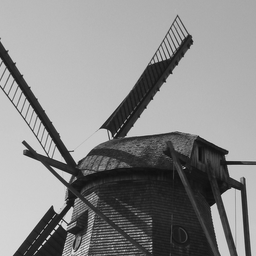
#> input picture picresources/windmill.png, 256 x 256 px
$ python simple_conv.py   (older library calls are emulated)
#> lines starting #> are read from the running program, lines starting #| are printed output that depends on the picture
import numpy as np
# from scipy.misc import imread
from imageio import imread
import matplotlib.pyplot as plt
import time


def imkernel(tau, s1, s2):
    w = lambda i, j: np.exp(-(i ** 2 + j ** 2) / (2 * tau ** 2))
    # normalization
    i, j = np.mgrid[-s1:s1 + 1, -s2:s2 + 1]
    Z = np.sum(w(i, j))
    print(w(i, j) / Z)
    nu = lambda i, j: w(i, j) / Z * (np.absolute(i) <= s1 & np.absolute(j) <= s2)
    return nu


def imshift(x, k, l):
    # periodical boundry
    [n1, n2] = np.shape(x)
    # print(np.shape(x))
    irange = np.remainder(np.arange(n1) + k, n1)
    ipos = np.where(irange == 0)[0][0]  # vertical direction

    jrange = np.remainder(np.arange(n2) + l, n2)
    jpos = np.where(jrange == 0)[0][0]  # Horizontal direction

    temp_shifted = np.zeros([n1, n2])
    xshifted = np.zeros([n1, n2])

    if ipos != 0:
        temp_shifted[ipos:n1, :] = x[0:k, :]
        temp_shifted[0:ipos, :] = x[k:n1, :]
    else:
        temp_shifted = x
    if jpos != 0:
        xshifted[:, jpos:n2] = temp_shifted[:, 0:l]
        xshifted[:, 0:jpos] = temp_shifted[:, l:n2]
    else:
        xshifted = temp_shifted
    return xshifted


# Create imconvolve_naive function
def imconvolve_naive(x, nu, s1, s2):
    n1, n2 = np.shape(x)
    xconv = np.zeros((n1, n2))
    for i in range(s1, n1 - s1):
        for j in range(s2, n2 - s2):
            for k in range(-s1, s1 + 1):
                for l in range(-s2, s2 + 1):
                    xconv[i, j] = xconv[i, j] + nu(k, l) * x[i - k, j - l]
    return xconv


# Create imconvolve_spatial function
def imconvolve_spatial(x, nu, s1, s2):
    n1, n2 = np.shape(x)
    xconv = np.zeros((n1, n2))

    for k in range(-s1, s1 + 1):
        for l in range(-s2, s2 + 1):
            xshift = imshift(x, -k, -l)
            xconv = xconv + nu(k, l) * xshift
    return xconv


# Sample call and Plotting code
tau = 1
s1 = 2
s2 = 2
wind = imread('./picresources/windmill.png').astype(float)
#> wind: shape (256, 256) float64; min 11, max 244, mean 137
lake = imread('./picresources/lake.png').astype(float)
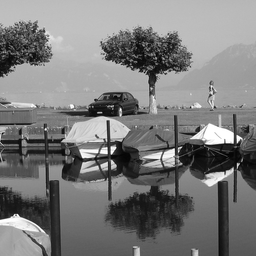
#> input picture picresources/lake.png, 256 x 256 px
#> lake: shape (256, 256) float64; min 0, max 255, mean 123.1

# plt.subplot(2,2,1)
plt.imshow(wind.astype(np.uint8), cmap='gray')
plt.show()

nu = imkernel(tau, s1, s1);
print(nu(-1, -1))

t = time.time()
xconv = imconvolve_naive(wind, nu, s1, s2)
#> after the loop in imconvolve_naive, `for i in range(s1, n1 - s1):`:
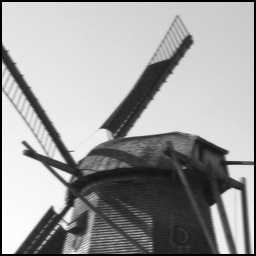
#> xconv: shape (256, 256) float64; min 0, max 99.4, mean 61.8; drawn with min black and max white
# plt.subplot(2,2,2)
plt.imshow(xconv.astype(np.uint8), cmap='gray')
elapsed = time.time() - t
print(elapsed)
plt.show()
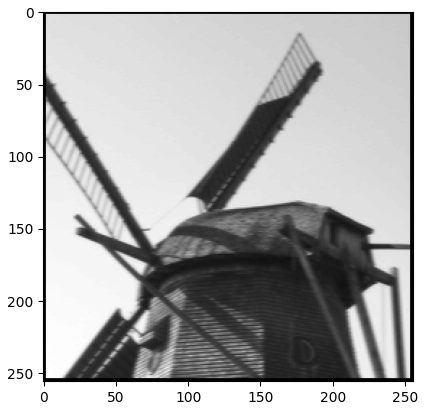
#> figure drawn by matplotlib, 1 panel

t = time.time()
xconv2 = imconvolve_spatial(wind, nu, s1, s2)
#> the loop in imconvolve_spatial, `for k in range(-s1, s1 + 1):` made 5 passes
#> pass 1, in imshift (call 3), `xshifted = temp_shifted`:
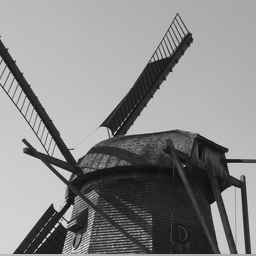
#> xshifted: shape (256, 256) float64; min 11, max 244, mean 137
#> pass 2, in imshift (call 8), `xshifted = temp_shifted`:
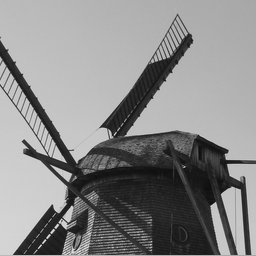
#> xshifted: shape (256, 256) float64; min 11, max 244, mean 137
#> after the loop in imconvolve_spatial, `for k in range(-s1, s1 + 1):`:
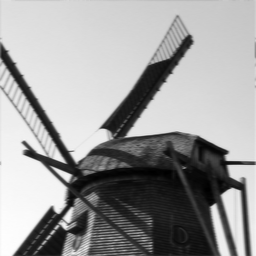
#> xconv: shape (256, 256) float64; min 7.47, max 99.4, mean 64.1; drawn with min black and max white
plt.imshow(xconv2.astype(np.uint8), cmap='gray')
elapsed = time.time() - t
print(elapsed)
plt.show()
